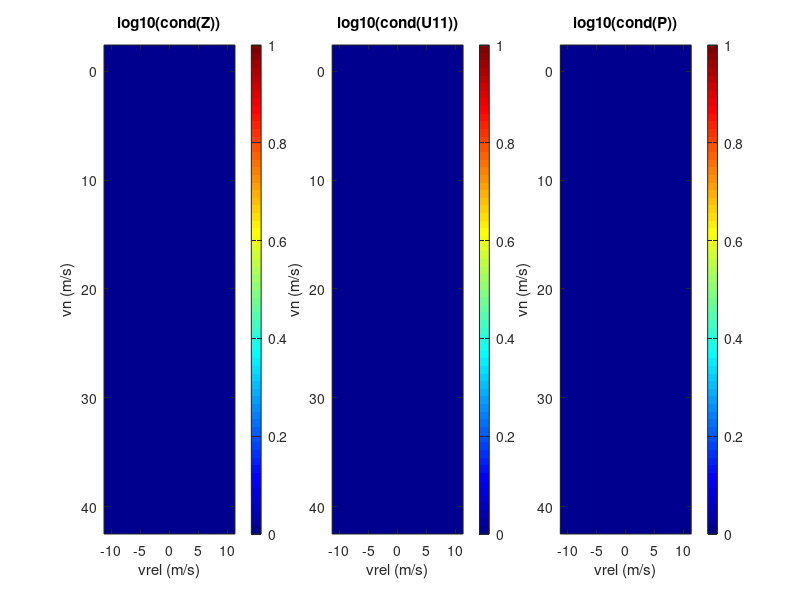

Here is the MATLAB script that generated this plot:
%%%%%%%%%%%%%%%%%%%%%%%%%%%%%%%%%%%%%%%%%%%%%%%%%%%%%%%%%%%%%%%%%%%%%%%%%%%
% Test 6: Edge Cases
% - Near-zero relative velocity (vrel = 0.001)
% - Very small spacing (sn = s0 + 0.1)
% - Very large spacing (sn = s0 + 100)
% - vn near zero (vn = 0.1)
% Test 7: Numerical Conditioning Check
% - Monitor cond(Z) throughout simulation
% - Flag if Hamiltonian is ill-conditioned (cond > 1e10)
%%%%%%%%%%%%%%%%%%%%%%%%%%%%%%%%%%%%%%%%%%%%%%%%%%%%%%%%%%%%%%%%%%%%%%%%%%%
clear all; close all; clc;

% ── Parameters ────────────────────────────────────────────────────────────
k1      = 0.23;
k2      = 0.07;
tau_star= 1.2;
s0      = 3.0;
rho_s   = 0.2;
rho_v   = 0.5;
rho_u   = 1.0;
gamma   = 0.95;

fprintf('%-25s %-12s %-12s %-12s %-12s %-10s\n', ...
        'Case', 'P_err', 'ARE_res', 'sym_err', 'min_eig', 'PD?');
fprintf('%s\n', repmat('-',1,75));

% Use nominal parameters
vn_nom   = 20;
vrel_nom = 0;

edge_cases = {
% label                vn      vrel     sn
'Near-zero vrel',      20,     0.001,   27;
'Large +vrel',         20,     10,      27;
'Large -vrel',         20,    -10,      27;
'Near-zero vn',         0.1,   0,       3.5;
'Very small gap',      20,     0,       s0+0.1;
'Very large gap',      20,     0,       200;
'High speed',          40,     0,       51;
'Low speed',            2,     0,       5.4;
'vn+vrel near zero',   0.1,   -0.09,   3.5;
};

for i = 1:size(edge_cases, 1)
    label = edge_cases{i,1};
    vn    = edge_cases{i,2};
    vrel  = edge_cases{i,3};
    sn    = edge_cases{i,4};

    try
        % ── Pipeline ──────────────────────────────────────────────────
        [TT, UU, SELECT2] = vtg_acc_fcn1(vn, vrel, k1, tau_star, k2, ...
                                          rho_s, rho_v, rho_u, gamma);
        [T_out, U_out, info] = ordschur_mex(TT, UU, SELECT2);
        [cmd, tgc, P_schur] = vtg_acc_fcn2(sn, vn, vrel, k1, tau_star, ...
                                             k2, s0, rho_u, T_out, U_out);

        % ── Reconstruct matrices ───────────────────────────────────────
        Asys  = [0 -1; k1 (-k1*tau_star-k2)];
        Bdist = [1; k2];
        Csys  = [rho_s 0; 0 rho_v; 0 0];
        Ru    = rho_u^2;
        Rmat  = [-1/gamma^2 0; 0 inv(Ru)];
        ve    = vrel + vn;
        Bctrl = [0; -k1*ve];
        Bsys  = [Bdist, Bctrl];
        Qmat  = Csys'*Csys;
        P_icare = icare(Asys, Bsys, Qmat, Rmat, [], [], []);

        % ── Metrics ───────────────────────────────────────────────────
        P_err        = norm(P_schur - P_icare, 'fro');
        ARE_residual = norm(Asys'*P_schur + P_schur*Asys ...
                          - P_schur*Bsys/Rmat*Bsys'*P_schur ...
                          + Qmat, 'fro');
        sym_err      = norm(P_schur - P_schur', 'fro');
        eigP         = eig(P_schur);
        min_eig      = min(eigP);
        is_PD        = all(eigP > 0);

        % ── Failsafe check ────────────────────────────────────────────
        diagT = diag(T_out);
        n     = length(diagT)/2;
        failsafe = ~(all(diagT(1:n) < 0) && all(diagT(n+1:end) > 0));

        % ── Sanity checks on control output ───────────────────────────
        assert(~isnan(cmd),    sprintf('%s: cmd_accel is NaN', label));
        assert(~isinf(cmd),    sprintf('%s: cmd_accel is Inf', label));
        assert(~isnan(tgc),    sprintf('%s: Time_Gap_Comm is NaN', label));
        assert(tgc >= 0,       sprintf('%s: Time_Gap_Comm < 0: %.2f', label, tgc));
        assert(~failsafe,      sprintf('%s: Failsafe triggered', label));
        assert(ARE_residual < 1e-10, ...
               sprintf('%s: ARE residual too large: %.2e', label, ARE_residual));
        assert(sym_err < 1e-10, ...
               sprintf('%s: P not symmetric: %.2e', label, sym_err));
        assert(is_PD, ...
               sprintf('%s: P not positive definite: min_eig=%.2e', label, min_eig));

        fprintf('%-25s %-12.2e %-12.2e %-12.2e %-12.2e %-10s\n', ...
                 label, P_err, ARE_residual, sym_err, min_eig, string(is_PD));

    catch ME
        fprintf('%-25s *** FAILED: %s ***\n', label, ME.message);
    end
end
fprintf('\nTest 6 Complete\n');

% ── Test 7: Numerical Conditioning ───────────────────────────────────────
fprintf('\n═══ Test 7: Numerical Conditioning ═══\n');
fprintf('%-25s %-12s %-12s %-12s %-10s\n', ...
        'Case', 'cond(Z)', 'cond(U11)', 'cond(P)', 'Status');
fprintf('%s\n', repmat('-',1,75));

% ── Sweep over operating points ───────────────────────────────────────────
vn_range_ext   = [0.1, 2, 5, 10, 15, 20, 25, 30, 40];   % extended range
vrel_range_ext = [-10, -5, -2, -0.001, 0, 0.001, 2, 5, 10];

% vn_range_ext = 0.1:0.1:40;
% vrel_range_ext = -10:0.1:10;

cond_Z_log   = zeros(length(vn_range_ext), length(vrel_range_ext));
cond_U11_log = zeros(length(vn_range_ext), length(vrel_range_ext));
cond_P_log   = zeros(length(vn_range_ext), length(vrel_range_ext));

for i = 1:length(vn_range_ext)
    for j = 1:length(vrel_range_ext)
        vn   = vn_range_ext(i);
        vrel = vrel_range_ext(j);
        label = sprintf('vn=%-4.1f vrel=%-5.1f', vn, vrel);

        try
            % ── Reconstruct Hamiltonian ───────────────────────────────
            Asys  = [0 -1; k1 (-k1*tau_star-k2)];
            Bdist = [1; k2];
            Csys  = [rho_s 0; 0 rho_v; 0 0];
            Ru    = rho_u^2;
            Rmat  = [-1/gamma^2 0; 0 inv(Ru)];
            ve    = vrel + vn;
            Bctrl = [0; -k1*ve];
            Bsys  = [Bdist, Bctrl];
            Qmat  = Csys'*Csys;
            Z     = [Asys -(Bsys/Rmat*Bsys'); -Qmat -Asys'];

            % ── Pipeline ──────────────────────────────────────────────
            [TT, UU, SELECT2] = vtg_acc_fcn1(vn, vrel, k1, tau_star, k2, ...
                                          rho_s, rho_v, rho_u, gamma);
            [T_out, U_out, info] = ordschur_mex(TT, UU, SELECT2);
            [cmd, tgc, P_schur] = vtg_acc_fcn2(sn, vn, vrel, k1, tau_star, ...
                                             k2, s0, rho_u, T_out, U_out);

            % ── Conditioning metrics ───────────────────────────────────
            [m, n]   = size(U_out);
            U11      = U_out(1:(m/2), 1:(n/2));
            cond_Z   = cond(Z);
            cond_U11 = cond(U11);
            cond_P   = cond(P_schur);

            cond_Z_log(i,j)   = cond_Z;
            cond_U11_log(i,j) = cond_U11;
            cond_P_log(i,j)   = cond_P;

            % ── Status ────────────────────────────────────────────────
            if cond_Z > 1e10
                status = '⚠ ILL-COND Z';
            elseif cond_U11 > 1e10
                status = '⚠ ILL-COND U11';
            elseif cond_P > 1e10
                status = '⚠ ILL-COND P';
            else
                status = '✓';
            end

            fprintf('%-25s %-12.2e %-12.2e %-12.2e %-10s\n', ...
                     label, cond_Z, cond_U11, cond_P, status);

        catch ME
            fprintf('%-25s *** FAILED: %s ***\n', label, ME.message);
        end
    end
end

% ── Summary ───────────────────────────────────────────────────────────────
fprintf('\nConditioning Summary:\n');
fprintf('  Max cond(Z):   %.2e\n', max(cond_Z_log(:)));
fprintf('  Max cond(U11): %.2e\n', max(cond_U11_log(:)));
fprintf('  Max cond(P):   %.2e\n', max(cond_P_log(:)));

% ── Heatmap visualization ─────────────────────────────────────────────────
figure('Name', 'Test 7: Conditioning Heatmap', 'Position', [100 100 1200 400]);

subplot(1,3,1);
imagesc(vrel_range_ext, vn_range_ext, log10(cond_Z_log));
colorbar; title('log10(cond(Z))');
xlabel('vrel (m/s)'); ylabel('vn (m/s)');
colormap(gca, 'jet');

subplot(1,3,2);
imagesc(vrel_range_ext, vn_range_ext, log10(cond_U11_log));
colorbar; title('log10(cond(U11))');
xlabel('vrel (m/s)'); ylabel('vn (m/s)');
colormap(gca, 'jet');

subplot(1,3,3);
imagesc(vrel_range_ext, vn_range_ext, log10(cond_P_log));
colorbar; title('log10(cond(P))');
xlabel('vrel (m/s)'); ylabel('vn (m/s)');
colormap(gca, 'jet');

fprintf('\nTest 7 Complete\n');
